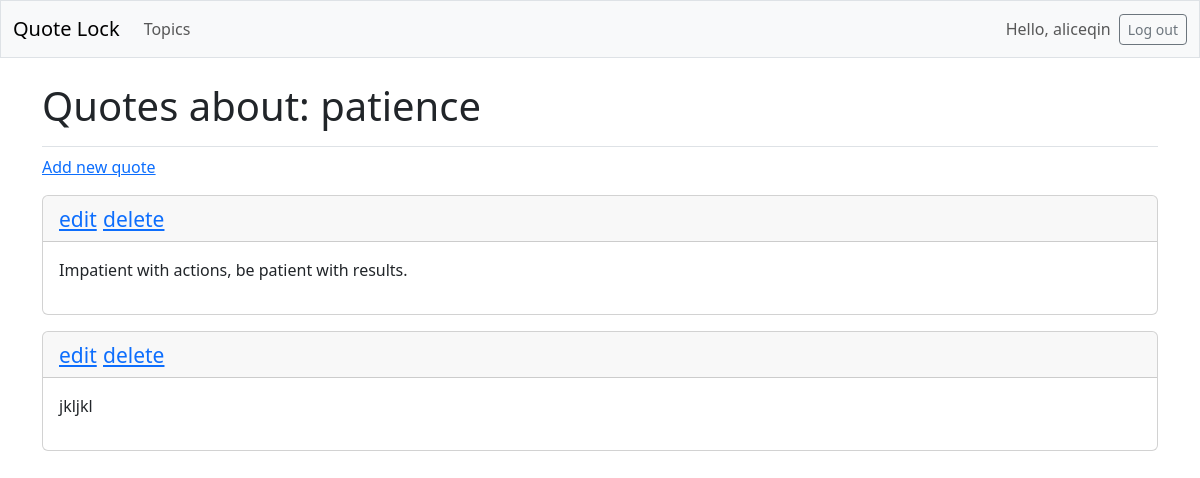
/topics/1 (signed in), run on an earlier commit of the app's database.
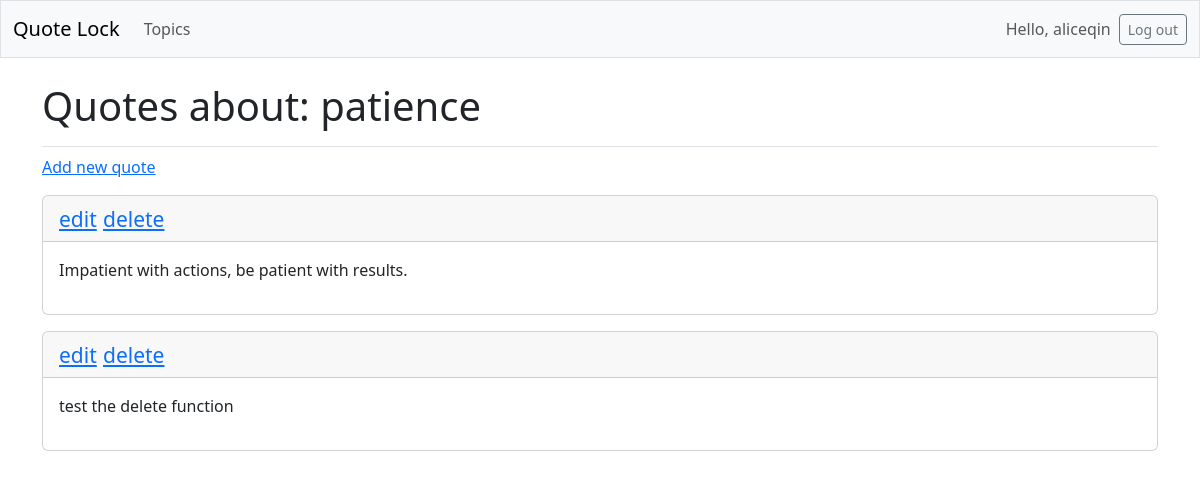
And on a later commit of the database.
### quotes/models.py (models this page shows, shortened)
class Quote(models.Model):
    topic = models.ForeignKey(Topic, on_delete=models.CASCADE)
    text = models.TextField()
    date_added = models.DateTimeField(auto_now_add=True)

### quotes/views.py (the view)
# urls.py: path('topics/<int:topic_id>', views.topic, name='topic'),
@login_required
def topic(request, topic_id):
    topic = Topic.objects.get(id=topic_id)
    check_topic_owner(topic, request.user)
    quotes = topic.quote_set.all()
    return render(request, 'quotes/topic.html', {
        'topic': topic,
        'quotes':quotes
    })

### quotes/views.py (called while the page is built)
def check_topic_owner(topic, user):
    if topic.owner != user:
        raise Http404

### quotes/templates/quotes/topic.html
{% extends 'quotes/base.html' %}
{% block page_header %}
    <h1>Quotes about: {{ topic.text }}</h1>
{% endblock page_header %}
{% block content %}
    <p>
        <a href="{% url 'quotes:new_quote' topic.id %}">Add new quote</a>
    </p>
    {% for quote in quotes %}
        <div class="card mb-3">
            <h4 class="card-header">
                <small><a href="{% url 'quotes:edit_quote' quote.id%}">edit</a></small>
                <small><a href="{% url 'quotes:delete_quote' quote.id %}">delete</a></small>
            </h4>
            <div class="card-body">
                {{ quote.text|linebreaks }}
            </div>
        </div>
    {% empty %}
        <p>No quotes have been added yet.</p>
    {% endfor %}
{% endblock content %}

What changed in the data, as far as the page shows it:
removed Quote: text "jkljkl"
added Quote: text "test the delete function"
